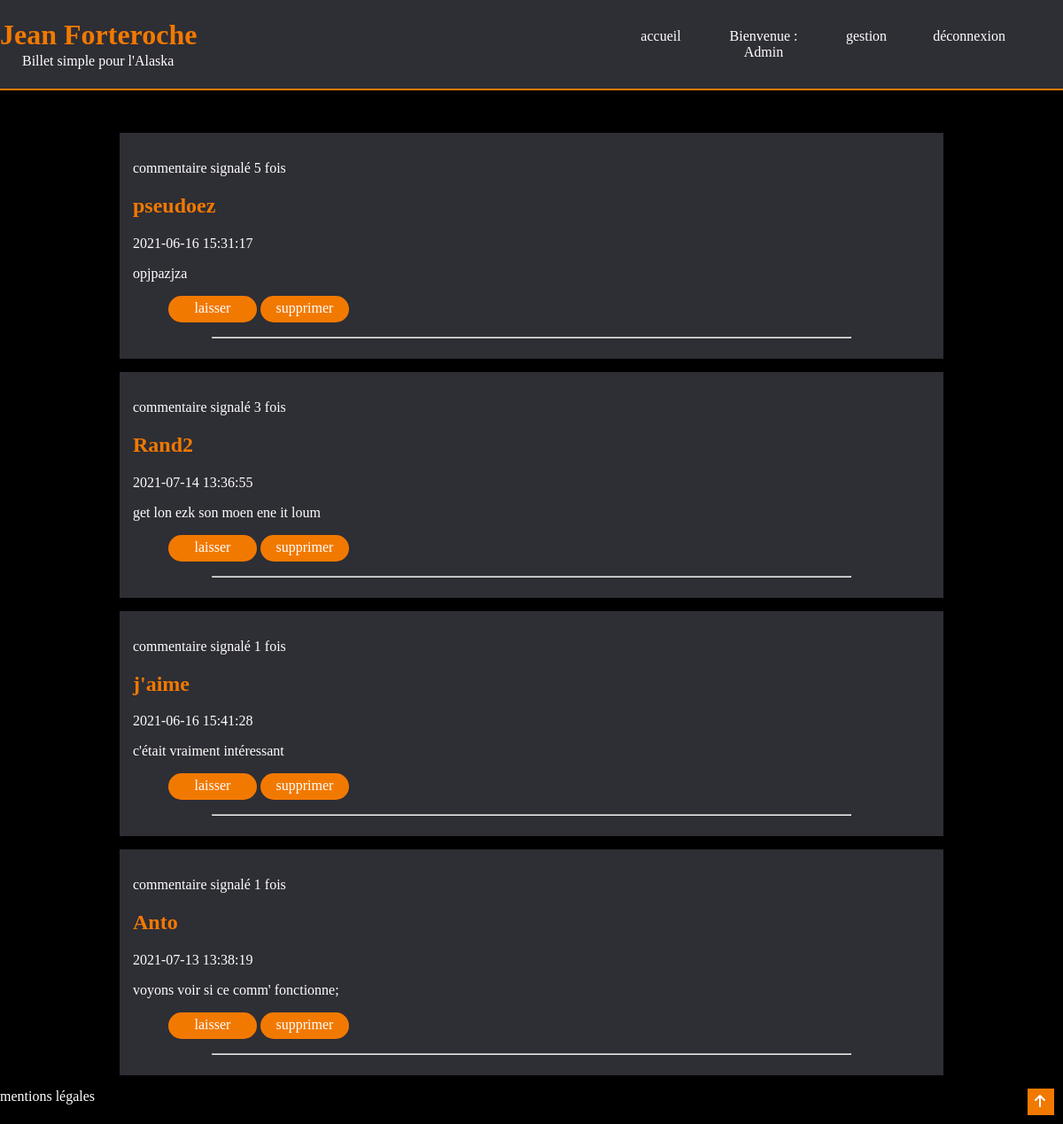
Page /?url=Commentaire/moderation (signed in) on the committed database.
### tables this page shows
CREATE TABLE `commentaires` (
  `id` int(11) NOT NULL,
  `auteurId` varchar(11) NOT NULL,
  `commentaire` text NOT NULL,
  `date` datetime NOT NULL DEFAULT CURRENT_TIMESTAMP,
  `articleId` int(11) NOT NULL,
  `signalement` int(11) NOT NULL DEFAULT '0'
);

### controllers/Router.php (called while the page is built, shortened)
<?php
    class Router {
        public function routReq(){
            try{
                if(isset($_GET['url'])){
                    $url = explode('/', filter_var($_GET['url'], FILTER_SANITIZE_URL));
                    $controller = ucfirst(strtolower($url[0]));
                    $controllerClass = "Controllers\\Controller".$controller;
                    if(class_exists($controllerClass)){
                        $this->_ctrl = new $controllerClass($url);
                    }else{
                        throw new \Exception('Page introuvable router');
                    }
                }else{
                    $this->_ctrl = new ControllerAccueil();
                }
            }
            catch(\Exception $e) {
                $errorMsg = $e->getMessage();
                require_once('views/viewError.php');
            }
        }
    }
?>

### index.php (called while the page is built, shortened)
<?php
    $router = new Router();
    $router->routReq();

### models/Model.php (called while the page is built, shortened)
<?php
    abstract class Model{
        private static $_bdd;
        private static function setBdd(){
            try {
                self::$_bdd = new PDO(self::DB_HOST, self::DB_USER, self::DB_PASS);
                self::$_bdd->setAttribute(PDO::ATTR_ERRMODE,PDO::ERRMODE_EXCEPTION);
            }
            catch (Exception $e) {
                die('Erreur : ' . $e->getMessage());
            }
        }
        protected function getBdd(){
            return self::$_bdd;
        }
    }

### models/CommentaireManager.php (called while the page is built, shortened)
<?php
class CommentaireManager extends Model {
    public function getCommentairesMode (){
        $var = [];
        $req = $this->getBdd()->prepare("SELECT * FROM commentaires WHERE signalement ORDER BY signalement desc");
        $req->execute();
        while($data = $req->fetch(PDO::FETCH_ASSOC)){
            $var[]= new Commentaire($data);
        }
        return $var;
    }
}
?>

### models/Hydrate.php (called while the page is built, shortened)
<?php
class Hydrate {
    public function hydrate (array $data){
        foreach ($data as $key => $value){
            $method = 'set'.ucfirst($key);
        }
    }
}
?>

### models/Commentaire.php (called while the page is built, shortened)
<?php
    class Commentaire extends Hydrate{
        private $_id;
        private $_auteurId;
        private $_commentaire;
        private $_date;
        private $_signalement;
        public function getId(){
            return $this->_id;
        }
        public function setId($id){
            $this->_id = $id;
        }
        public function getAuteurId(){
            return $this->_auteurId;
        }
        public function setAuteurId($auteurId){
            $this->_auteurId = $auteurId;
        }
        public function getCommentaire(){
            return $this->_commentaire;
        }
        public function setCommentaire($commentaire){
            $this->_commentaire = $commentaire;
        }
        public function getDate(){
            return $this->_date;
        }
        public function setDate($date){
            $this->_date = $date;
        }
        public function getSignalement(){
            return $this->_signalement;
        }
        public function setSignalement($signalement){
            $this->_signalement = $signalement;
        }
    }
?>

### views/viewModeration.php (the view, shortened to what this page needs)
<section id="moderation">
    <?php
    if(isset($_SESSION['name'])):
        foreach ($commentaires  as $commentaire):?>
            <div class="commMod">
                <p>commentaire signalé <?= $commentaire->getSignalement() ?> fois</p>
                <h2><?= $commentaire->getAuteurId() ?></h2>
                <time><?= $commentaire->getDate() ?></time>
                <p><?= $commentaire->getCommentaire()?><p>
                <ul>
                    <li class="btn btnMod">
                        <a href="?url=Commentaire/clean/<?=$commentaire->getId()?>" class="btnA">laisser</a>
                    </li>
                    <li class="btn btnMod">
                        <a href="?url=Commentaire/delete/<?=$commentaire->getId()?>" class="btnA">supprimer</a>
                    </li>
                </ul>
                <hr>
            </div>
        <?php endforeach;
    else:?>
        <p> vous devez être connecté pour modérer les commentaires </p>
    <?php endif ?>
</section>

### styles.css (style rules this page uses)
li { display : inline-grid; width : 20%; text-align: center; }
body { background-color: black; margin: 0px; color: white; }
h2 { color : #f27900; }
hr { color : #f27900; width : 80%; }
:is(section#accueil, section#utilisateur, section#moderation, section#publicate, section#page, section#reload, section#mentions, section#publicate ) { margin-top : 150px; width: 80%; margin-right: auto; margin-left: auto; }
a { color:white; text-decoration : none; }
:is(.articleAcc, .commMod, section#article, div.commArticle, div.reload , section#mentions, section#SecComForm) { margin : 15px; background-color: #2e2e35; padding : 15px; }
.btn { background-color : #f27900; width : 100px; height: 30px; border-radius : 90px; text-align: center; }
.btnA { padding-top: 5px; color : white; }
.commMod { margin : 15px; }
section { padding-bottom: 2.5em; }

### rows in the picture
commentaires: signalement "5", auteurId "pseudoez", date "2021-06-16 15:31:17", commentaire "opjpazjza"
commentaires: signalement "3", auteurId "Rand2", date "2021-07-14 13:36:55", commentaire "get lon ezk son moen ene it loum"
commentaires: signalement "1", auteurId "j'aime", date "2021-06-16 15:41:28", commentaire "c'était vraiment intéressant"
commentaires: signalement "1", auteurId "Anto", date "2021-07-13 13:38:19", commentaire "voyons voir si ce comm' fonctionne;"

### other values in the picture
$_SESSION['name'] "Admin"
